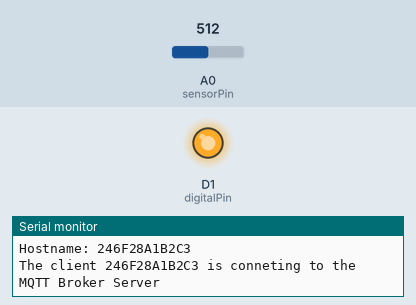
Simulated run of this program. Board: ESP8266 (Wemos D1 mini). Parts: output pins drawn as LEDs (lit = HIGH), the last lines printed to the serial monitor. The inputs (shaded band) are chosen by the test bench; at power-on: A0 (sensorPin) = 512. WiFi joins after 1.5 s; servers stay silent unless stated; no MQTT or app messages arrive unless stated; not simulated (calls return 0 or success): secrets.h.

Above: at 0.5 s.
At 6.0 s:
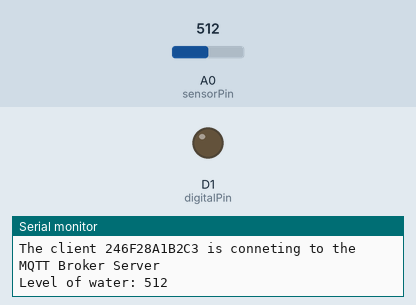
Timing chart, 0 to 14.4 s (numbered marks = the images above):
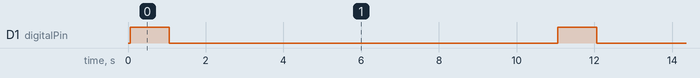

The program:

main.cpp
```cpp
#include <Arduino.h>
#include <wifi/wifi.h>
#include <ESP8266WiFi.h>
#include <iostream>
#include "mqtt/mqtt.h"

// pin sensor
int sensorPin = A0;
int digitalPin = D1;

int level = 0; // start level

void setup() {
  // put your setup code here, to run once:
  Serial.begin(115200);
  wifiConnect();                  // Wifi Connection
  mqttConnect();                  // MQTT Setup
  pinMode(digitalPin, OUTPUT);
  digitalWrite(digitalPin, LOW);
}

void loop() {
  // put your main code here, to run repeatedly:
  digitalWrite(digitalPin, HIGH);
  delay(1000);
  level = analogRead(sensorPin);
  digitalWrite(digitalPin, LOW);
  Serial.print("Level of water: ");
  Serial.println(level);


  // Verify internet connection to publish the reads
  if (WiFi.status() == WL_CONNECTED)
  {
    mqttPublish(level);                           // MQTT Publish

  }
  else
  {
    wifiReconnect();                              // Wifi Reconnect
    if (WiFi.status() == WL_CONNECTED)
    {
      mqttPublish(level);                         // MQTT Publish
    }
  }

  delay(10000);
  wifiReconnect();                                // Wifi Reconnect
}
```

mqtt.cpp
```cpp
#include <Arduino.h>            // Main Arduino Library
#include <ESP8266WiFi.h>        // WiFi Library
#include <PubSubClient.h>       // MQTT Library
#include "mqtt.h"               // MQTT Code
#include "wifi/wifi.h"          // Wifi Code
#include <string>
using namespace std;


// MQTT Settings
const char *mqtt_username = MQTT_USERNAME;
const char *mqtt_password = MQTT_PASSWD;
const char *mqtt_broker = MQTT_BROKER_SERVER;
const int mqtt_port = MQTT_SERVER_PORT;


PubSubClient client(espClient);


void mqttConnect() {

  // Connecting to a mqtt broker
  client.setServer(mqtt_broker, mqtt_port);


  while (!client.connected()) {

      Serial.printf("The client %s is conneting to the MQTT Broker Server\n", espClientMACsimple.c_str());
      if (client.connect(espClientHostname.c_str(), mqtt_username, mqtt_password)) {

      } else {
          Serial.print("Failed with state: ");
          Serial.print(client.state());
          delay(2000);
      }
  }
}


void mqttPublish(int value) {

  // Define MQTT Topic
  String device_topic = "sensors/teste/";
  device_topic.concat(espClientMACsimple);

  // Convert String to char
  int stringLength = device_topic.length() + 1;
  char characterArray[stringLength];
  device_topic.toCharArray(characterArray, stringLength);

  // Define MQTT Topic to Publish
  char *topic = characterArray;


  // Start a new line
  Serial.println();

  // Convert int to char*
  string str = to_string(value);
  const char* level = str.c_str();

  // print in serial
  Serial.print("Level of water converted: ");
  Serial.print(level);
  Serial.println();

  //Publish the data to the topic
  client.publish(topic, level);
  client.loop();
}
```

mqtt.h
```cpp
#ifndef mqtt_h

    #define mqtt_h

        // MQTT Settings
        # define MQTT_BROKER_SERVER "192.168.15.21" // localhost IP
        # define MQTT_SERVER_PORT 1883
        # define MQTT_BROKER "192.168.15.21"        // localhost IP
        # define MQTT_USERNAME "2005869";
        # define MQTT_PASSWD "f1ab26c52b7a60cb762c1722d34db523d8bf7142291fbb635da99578a572f667"

        void mqttConnect();
        void mqttPublish(int value);

#endif
```

wifi.cpp
```cpp
#include "wifi.h"            // Wifi Connection

String espClientIP = "";
String espClientMAC = "";
String espClientMACsimple = "";
String espClientHostname = "";

// Wifi network credentials
const char* ssid     = WIFI_SSID;
const char* password = WIFI_PASSWD;


// Create an WiFiClient class to connect to the MQTT server.
WiFiClient espClient;


void wifiConnect() {

  if (WiFi.status() != WL_CONNECTED)
  {
    espClientMAC = String("");
  }

  // Extract Wifi MAC Address
  espClientMAC = String(WiFi.macAddress()).c_str();
  espClientMACsimple = espClientMAC.c_str();
  espClientMACsimple.replace(":", "");

  // We start by connecting to a WiFi network
  Serial.println();
  Serial.println();
  Serial.print("Connecting to ");
  Serial.println(ssid);

  /* Explicitly set the ESP8266 to be a WiFi-client, otherwise, it by default,
     would try to act as both a client and an access-point and could cause
     network-issues with your other WiFi-devices on your WiFi-network. */
  WiFi.mode(WIFI_STA);

  // Connect in wifi
  WiFi.begin(ssid, password);

  // Set Device Hostname
  WiFi.hostname(espClientMACsimple);

  // Extract Wifi IP Address and Hostname
  espClientIP = WiFi.localIP().toString().c_str();
  espClientHostname = WiFi.hostname();

  // Print Wifi Connection Info
  Serial.println("");
  Serial.println("WiFi connected");
  Serial.println("IP address: " + espClientIP);
  Serial.println("Hostname: " + espClientHostname);

}

// Reconnect function
void wifiReconnect()
{
  if (WiFi.status() != WL_CONNECTED)
  {
    WiFi.reconnect();
  }
}
```

wifi.h
```cpp
#ifndef wifi_h

    #define wifi_h
        #include <Arduino.h>              // Main Arduino Library
        #include <ESP8266WiFi.h>
        #include "secrets.h"


        extern WiFiClient espClient;

        extern String espClientIP;
        extern String espClientMAC;
        extern String espClientMACsimple;
        extern String espClientHostname;

        void wifiConnect();
        void wifiReconnect();

#endif
```

Measured:
- by itself, D1 (digitalPin): alternates HIGH for 1.0 s and LOW for 10.0 s
